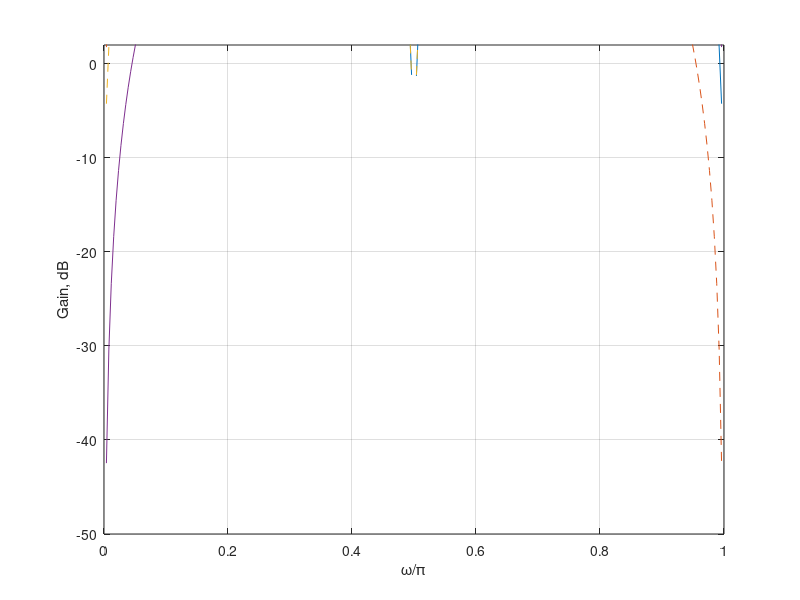

Write the MATLAB code that produced this figure.
     % Program 14_2
     % Frequency Responses of Tree-Structured QMF
     % Filters
     %
     clf;
     % Type in prototype lowpass filter coefficients
     B1 = input('Filter coefficients = ');
     B1 = [B1 fliplr(B1)];
     % Generate the complementary highpass filter
     L = length(B1);
     for k = 1:L
     B2(k) = ((-1)^k)*B1(k);
     end
     % Determine the coefficients of the four filters
     B10 = zeros(1, 2*length(B1));
     B10([1: 2: length(B10)]) = B1;
     B11 = zeros(1, 2*length(B2));
     B11([1: 2: length(B11)]) = B2;
     C0 = conv(B1, B10);C1 = conv(B1, B11);
     C2 = conv(B2, B10);C3 = conv(B2, B11);
     % Determine the frequency responses
     [H00z, w] = freqz(C0, 1, 256);
     h00 = abs(H00z);
     M00 = 20*log10(h00);
     [H01z, w] = freqz(C1, 1, 256);
     h01 = abs(H01z);
     M01 = 20*log10(h01);
     [H10z, w] = freqz(C2, 1, 256);
     h10 = abs(H10z);
     M10 = 20*log10(h10);
     [H11z, w] = freqz(C3, 1, 256);
     h11 = abs(H11z);
     M11 = 20*log10(h11);
     plot(w/pi, M00,'-',w/pi, M01,'--',w/pi, M10,'--',w/pi,M11,'-');
     xlabel('\omega/\pi'); ylabel('Gain, dB');grid
     axis([0 1 -50 2])
